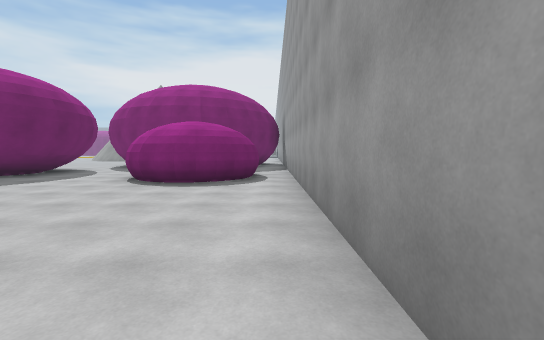
[1] (above)

23 first-person views from a walk through a Unity game level. The camera is 1.5 m above the floor, tilts 4° down and sees 90° across. The floor is counted in squares, 2 m on a side. Each view is taken from the middle of a square. On the plan, view 1 faces up. The plan holds only what a view shows up to about 10 squares ahead; the rest is blank. The place goes on beyond the plan. The player character is not drawn. Some animated figures are not drawn. Surface patterns are stand-ins for the level's own textures.

[2]
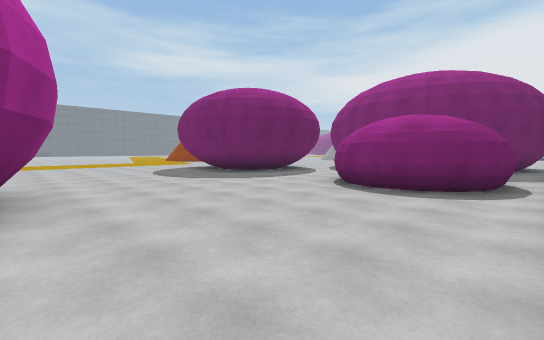

[3]
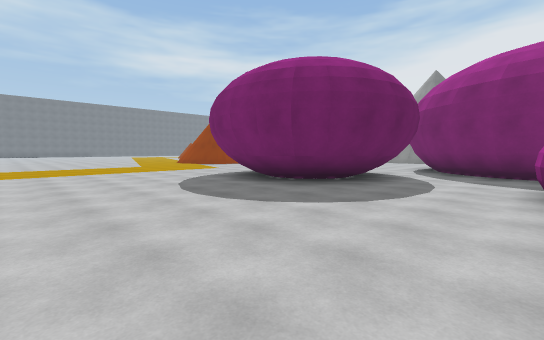

[4]
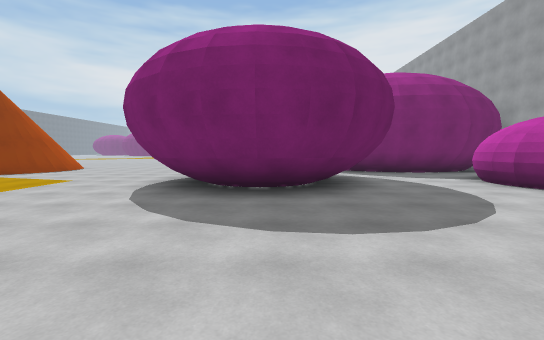

[5]
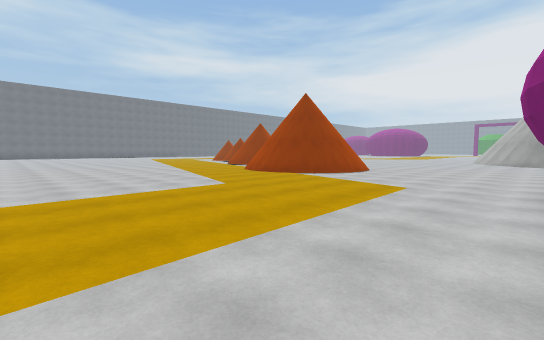

[6]
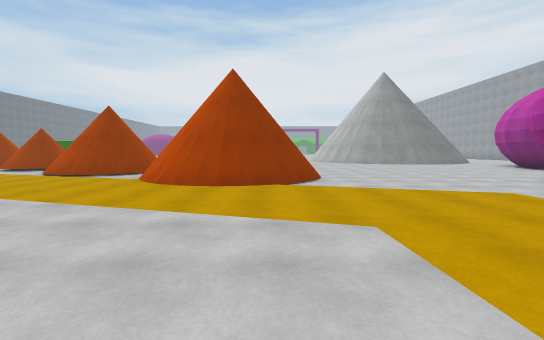

[7]
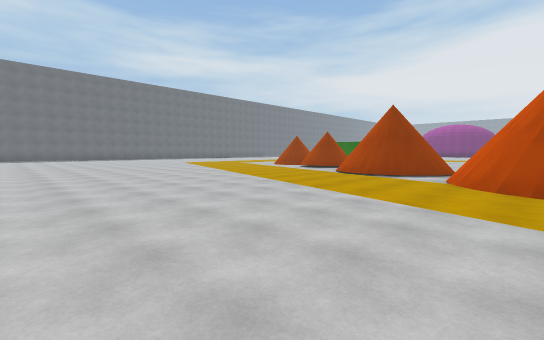

[8]
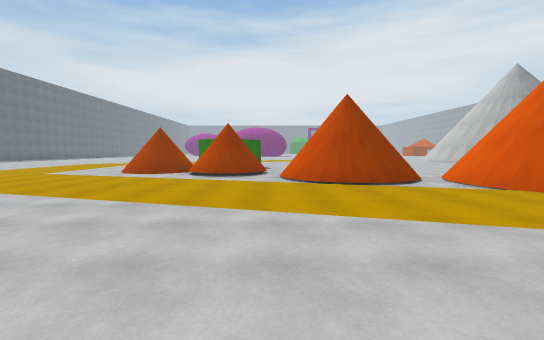

[9]
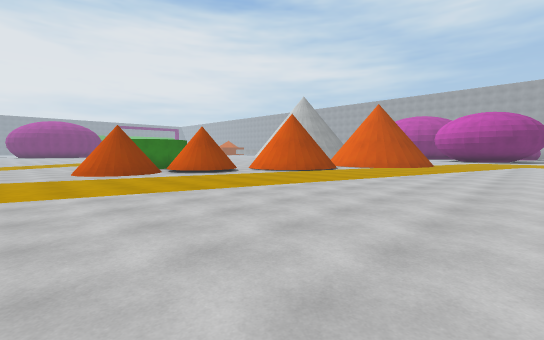

[10]
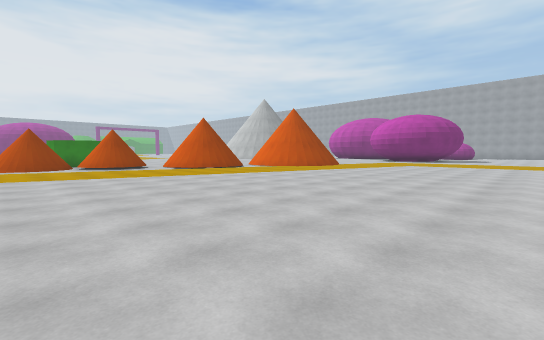

[11]
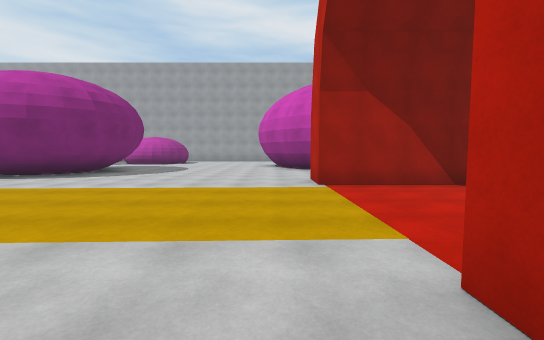

[12]
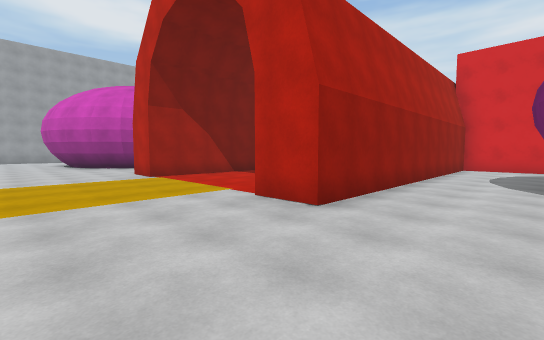

[13]
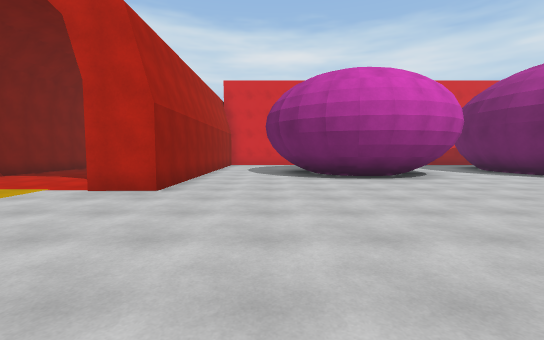

[14]
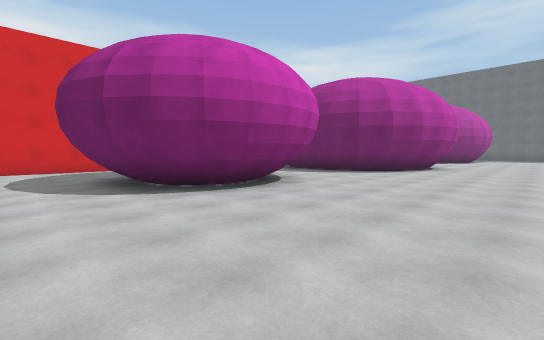

[15]
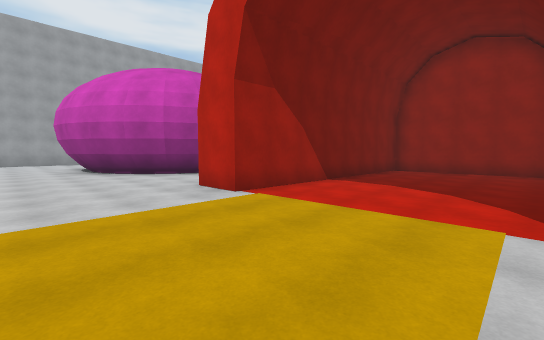

[16]
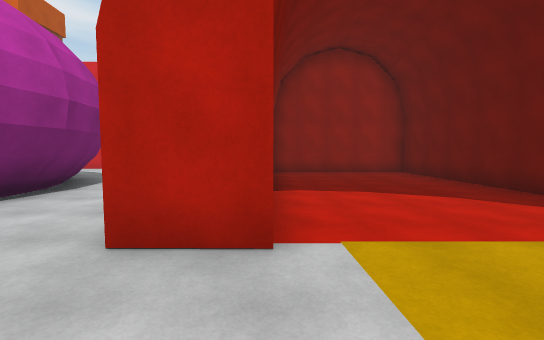

[17]
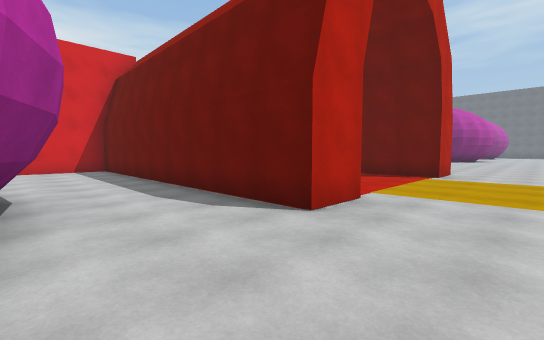

[18]
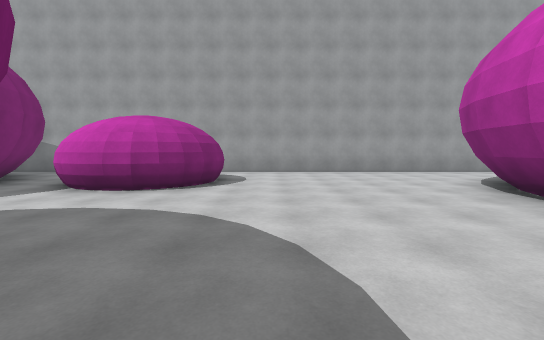

[19]
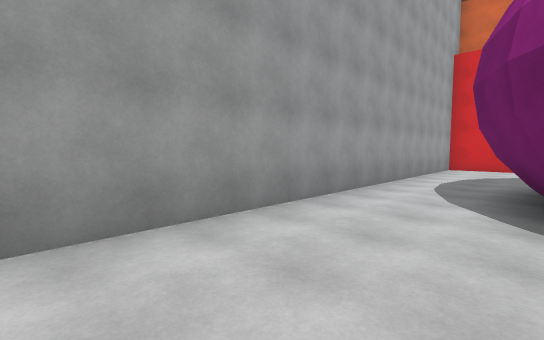

[20]
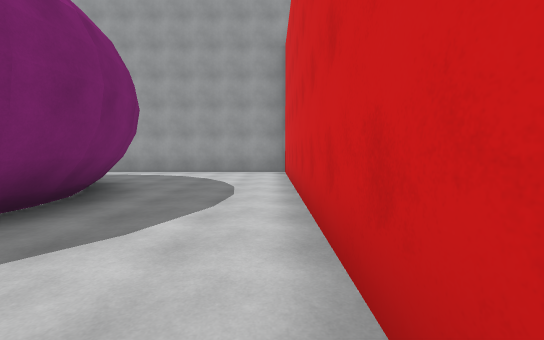

[21]
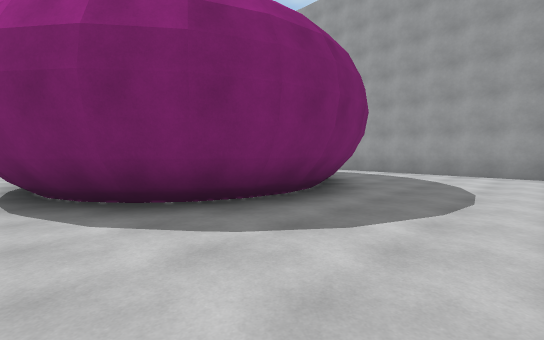

[22]
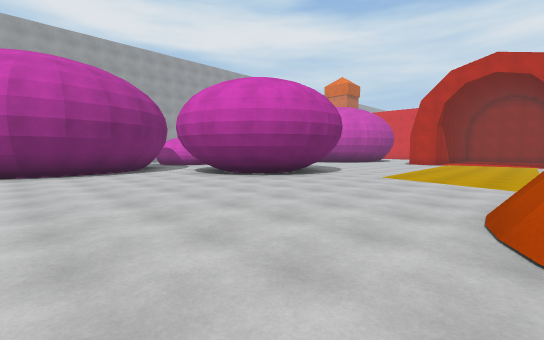

[23]
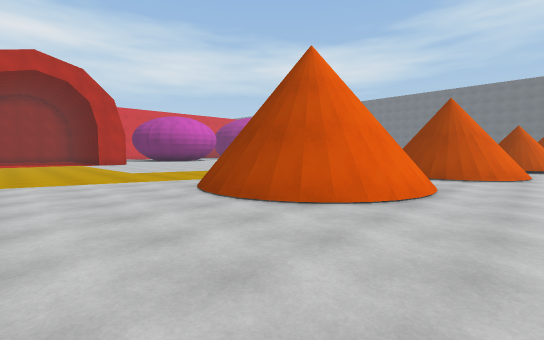

### Floor plan
Key: @ floor where view 1 was taken; # wall or solid block; . floor; O other object.
Columns run from 33 left of view 1 to 1 right of it. Each row starts with its distance up from view 1.
 16 ..OOO O...................#
 15 ...O.OO. OO...............#      #
 14 .....OO.OOOO ###..........#     ###
 13 ........OOO.#  ##.........#     #.#
 12 .........O..#  ##.........###  ##.
 11 ............#####.....OOOO..####..
 10 .............###......OOO O.... ..#
  9 .....................OO  OO..OO  .#
  8 .....................OOOOOO..OOOO.#
  7 ......................OOOO....OOO.#
  6 ........................O.........#
  5 ..................................#
  4 ..................................#
  3   ................................#
  2 ..................................#
  1 ..........................####....#
  0  .............##....##...##    ..@#
 -1   #...........##....##..##     #..#
 -2   ##....OOO...##....##..#      #..#
 -3    ##..OOOOO..##....##..#      #..#
 -4     #..   OOO.##....##..##      ..#
 -5     #..    OO.##....##...##     ..#
 -6             ..##....##....#####...#
 -7            ...##....##............#
 -8           ....########............#
 -9           ....#      #............#
-10            ####      ##############

Where each view was taken, in squares from view 1:
view 1: 0 up, 0 right, facing up
view 2: 1 up, 0 right, facing up-left
view 3: 2 up, 4 left, facing up-left
view 4: 2 up, 9 left, facing up
view 5: 3 up, 12 left, facing up-left
view 6: 4 up, 18 left, facing up
view 7: 4 up, 20 left, facing up-left
view 8: 6 up, 26 left, facing up
view 9: 6 up, 33 left, facing up-right
view 10: 2 up, 31 left, facing up-right
view 11: 1 up, 19 left, facing right
view 12: 3 up, 21 left, facing down-right
view 13: 5 up, 21 left, facing down
view 14: 2 up, 20 left, facing down-left
view 15: 3 up, 17 left, facing down-right
view 16: 2 up, 13 left, facing down
view 17: 2 up, 9 left, facing down-left
view 18: 5 up, 9 left, facing right
view 19: 3 up, 2 left, facing down-right
view 20: 9 down, 9 left, facing right
view 21: 9 down, 9 left, facing up-right
view 22: 16 up, 17 left, facing down-right
view 23: 16 up, 14 left, facing down-left
